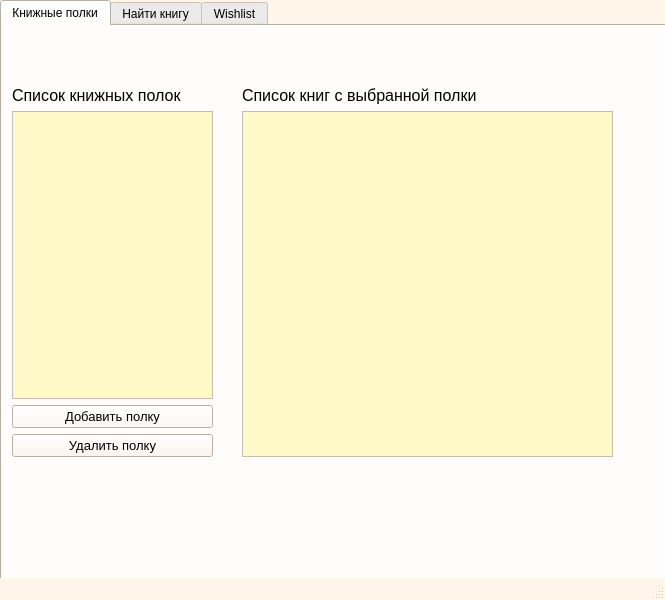
<?xml version="1.0" encoding="UTF-8"?>
<ui version="4.0">
 <class>list_shelfes</class>
 <widget class="QMainWindow" name="list_shelfes">
  <property name="geometry">
   <rect>
    <x>0</x>
    <y>0</y>
    <width>665</width>
    <height>600</height>
   </rect>
  </property>
  <property name="palette">
   <palette>
    <active>
     <colorrole role="Base">
      <brush brushstyle="SolidPattern">
       <color alpha="255">
        <red>255</red>
        <green>255</green>
        <blue>255</blue>
       </color>
      </brush>
     </colorrole>
     <colorrole role="Window">
      <brush brushstyle="SolidPattern">
       <color alpha="255">
        <red>255</red>
        <green>245</green>
        <blue>233</blue>
       </color>
      </brush>
     </colorrole>
     <colorrole role="AlternateBase">
      <brush brushstyle="SolidPattern">
       <color alpha="255">
        <red>255</red>
        <green>245</green>
        <blue>233</blue>
       </color>
      </brush>
     </colorrole>
    </active>
    <inactive>
     <colorrole role="Base">
      <brush brushstyle="SolidPattern">
       <color alpha="255">
        <red>255</red>
        <green>255</green>
        <blue>255</blue>
       </color>
      </brush>
     </colorrole>
     <colorrole role="Window">
      <brush brushstyle="SolidPattern">
       <color alpha="255">
        <red>255</red>
        <green>245</green>
        <blue>233</blue>
       </color>
      </brush>
     </colorrole>
     <colorrole role="AlternateBase">
      <brush brushstyle="SolidPattern">
       <color alpha="255">
        <red>255</red>
        <green>245</green>
        <blue>233</blue>
       </color>
      </brush>
     </colorrole>
    </inactive>
    <disabled>
     <colorrole role="Base">
      <brush brushstyle="SolidPattern">
       <color alpha="255">
        <red>255</red>
        <green>245</green>
        <blue>233</blue>
       </color>
      </brush>
     </colorrole>
     <colorrole role="Window">
      <brush brushstyle="SolidPattern">
       <color alpha="255">
        <red>255</red>
        <green>245</green>
        <blue>233</blue>
       </color>
      </brush>
     </colorrole>
     <colorrole role="AlternateBase">
      <brush brushstyle="SolidPattern">
       <color alpha="255">
        <red>255</red>
        <green>245</green>
        <blue>233</blue>
       </color>
      </brush>
     </colorrole>
    </disabled>
   </palette>
  </property>
  <property name="windowTitle">
   <string>Персональная библиотека</string>
  </property>
  <widget class="QWidget" name="centralwidget">
   <widget class="QTabWidget" name="mW">
    <property name="geometry">
     <rect>
      <x>0</x>
      <y>0</y>
      <width>1161</width>
      <height>711</height>
     </rect>
    </property>
    <property name="sizePolicy">
     <sizepolicy hsizetype="Fixed" vsizetype="Fixed">
      <horstretch>0</horstretch>
      <verstretch>0</verstretch>
     </sizepolicy>
    </property>
    <property name="palette">
     <palette>
      <active>
       <colorrole role="WindowText">
        <brush brushstyle="SolidPattern">
         <color alpha="255">
          <red>0</red>
          <green>0</green>
          <blue>0</blue>
         </color>
        </brush>
       </colorrole>
       <colorrole role="Button">
        <brush brushstyle="SolidPattern">
         <color alpha="255">
          <red>255</red>
          <green>245</green>
          <blue>233</blue>
         </color>
        </brush>
       </colorrole>
       <colorrole role="Light">
        <brush brushstyle="SolidPattern">
         <color alpha="255">
          <red>255</red>
          <green>255</green>
          <blue>255</blue>
         </color>
        </brush>
       </colorrole>
       <colorrole role="Midlight">
        <brush brushstyle="SolidPattern">
         <color alpha="255">
          <red>255</red>
          <green>250</green>
          <blue>244</blue>
         </color>
        </brush>
       </colorrole>
       <colorrole role="Dark">
        <brush brushstyle="SolidPattern">
         <color alpha="255">
          <red>127</red>
          <green>122</green>
          <blue>116</blue>
         </color>
        </brush>
       </colorrole>
       <colorrole role="Mid">
        <brush brushstyle="SolidPattern">
         <color alpha="255">
          <red>170</red>
          <green>163</green>
          <blue>155</blue>
         </color>
        </brush>
       </colorrole>
       <colorrole role="Text">
        <brush brushstyle="SolidPattern">
         <color alpha="255">
          <red>0</red>
          <green>0</green>
          <blue>0</blue>
         </color>
        </brush>
       </colorrole>
       <colorrole role="BrightText">
        <brush brushstyle="SolidPattern">
         <color alpha="255">
          <red>255</red>
          <green>255</green>
          <blue>255</blue>
         </color>
        </brush>
       </colorrole>
       <colorrole role="ButtonText">
        <brush brushstyle="SolidPattern">
         <color alpha="255">
          <red>0</red>
          <green>0</green>
          <blue>0</blue>
         </color>
        </brush>
       </colorrole>
       <colorrole role="Base">
        <brush brushstyle="SolidPattern">
         <color alpha="255">
          <red>255</red>
          <green>249</green>
          <blue>200</blue>
         </color>
        </brush>
       </colorrole>
       <colorrole role="Window">
        <brush brushstyle="SolidPattern">
         <color alpha="255">
          <red>255</red>
          <green>245</green>
          <blue>233</blue>
         </color>
        </brush>
       </colorrole>
       <colorrole role="Shadow">
        <brush brushstyle="SolidPattern">
         <color alpha="255">
          <red>0</red>
          <green>0</green>
          <blue>0</blue>
         </color>
        </brush>
       </colorrole>
       <colorrole role="AlternateBase">
        <brush brushstyle="SolidPattern">
         <color alpha="255">
          <red>255</red>
          <green>250</green>
          <blue>244</blue>
         </color>
        </brush>
       </colorrole>
       <colorrole role="ToolTipBase">
        <brush brushstyle="SolidPattern">
         <color alpha="255">
          <red>255</red>
          <green>255</green>
          <blue>220</blue>
         </color>
        </brush>
       </colorrole>
       <colorrole role="ToolTipText">
        <brush brushstyle="SolidPattern">
         <color alpha="255">
          <red>0</red>
          <green>0</green>
          <blue>0</blue>
         </color>
        </brush>
       </colorrole>
       <colorrole role="PlaceholderText">
        <brush brushstyle="SolidPattern">
         <color alpha="128">
          <red>0</red>
          <green>0</green>
          <blue>0</blue>
         </color>
        </brush>
       </colorrole>
      </active>
      <inactive>
       <colorrole role="WindowText">
        <brush brushstyle="SolidPattern">
         <color alpha="255">
          <red>0</red>
          <green>0</green>
          <blue>0</blue>
         </color>
        </brush>
       </colorrole>
       <colorrole role="Button">
        <brush brushstyle="SolidPattern">
         <color alpha="255">
          <red>255</red>
          <green>245</green>
          <blue>233</blue>
         </color>
        </brush>
       </colorrole>
       <colorrole role="Light">
        <brush brushstyle="SolidPattern">
         <color alpha="255">
          <red>255</red>
          <green>255</green>
          <blue>255</blue>
         </color>
        </brush>
       </colorrole>
       <colorrole role="Midlight">
        <brush brushstyle="SolidPattern">
         <color alpha="255">
          <red>255</red>
          <green>250</green>
          <blue>244</blue>
         </color>
        </brush>
       </colorrole>
       <colorrole role="Dark">
        <brush brushstyle="SolidPattern">
         <color alpha="255">
          <red>127</red>
          <green>122</green>
          <blue>116</blue>
         </color>
        </brush>
       </colorrole>
       <colorrole role="Mid">
        <brush brushstyle="SolidPattern">
         <color alpha="255">
          <red>170</red>
          <green>163</green>
          <blue>155</blue>
         </color>
        </brush>
       </colorrole>
       <colorrole role="Text">
        <brush brushstyle="SolidPattern">
         <color alpha="255">
          <red>0</red>
          <green>0</green>
          <blue>0</blue>
         </color>
        </brush>
       </colorrole>
       <colorrole role="BrightText">
        <brush brushstyle="SolidPattern">
         <color alpha="255">
          <red>255</red>
          <green>255</green>
          <blue>255</blue>
         </color>
        </brush>
       </colorrole>
       <colorrole role="ButtonText">
        <brush brushstyle="SolidPattern">
         <color alpha="255">
          <red>0</red>
          <green>0</green>
          <blue>0</blue>
         </color>
        </brush>
       </colorrole>
       <colorrole role="Base">
        <brush brushstyle="SolidPattern">
         <color alpha="255">
          <red>255</red>
          <green>249</green>
          <blue>200</blue>
         </color>
        </brush>
       </colorrole>
       <colorrole role="Window">
        <brush brushstyle="SolidPattern">
         <color alpha="255">
          <red>255</red>
          <green>245</green>
          <blue>233</blue>
         </color>
        </brush>
       </colorrole>
       <colorrole role="Shadow">
        <brush brushstyle="SolidPattern">
         <color alpha="255">
          <red>0</red>
          <green>0</green>
          <blue>0</blue>
         </color>
        </brush>
       </colorrole>
       <colorrole role="AlternateBase">
        <brush brushstyle="SolidPattern">
         <color alpha="255">
          <red>255</red>
          <green>250</green>
          <blue>244</blue>
         </color>
        </brush>
       </colorrole>
       <colorrole role="ToolTipBase">
        <brush brushstyle="SolidPattern">
         <color alpha="255">
          <red>255</red>
          <green>255</green>
          <blue>220</blue>
         </color>
        </brush>
       </colorrole>
       <colorrole role="ToolTipText">
        <brush brushstyle="SolidPattern">
         <color alpha="255">
          <red>0</red>
          <green>0</green>
          <blue>0</blue>
         </color>
        </brush>
       </colorrole>
       <colorrole role="PlaceholderText">
        <brush brushstyle="SolidPattern">
         <color alpha="128">
          <red>0</red>
          <green>0</green>
          <blue>0</blue>
         </color>
        </brush>
       </colorrole>
      </inactive>
      <disabled>
       <colorrole role="WindowText">
        <brush brushstyle="SolidPattern">
         <color alpha="255">
          <red>127</red>
          <green>122</green>
          <blue>116</blue>
         </color>
        </brush>
       </colorrole>
       <colorrole role="Button">
        <brush brushstyle="SolidPattern">
         <color alpha="255">
          <red>255</red>
          <green>245</green>
          <blue>233</blue>
         </color>
        </brush>
       </colorrole>
       <colorrole role="Light">
        <brush brushstyle="SolidPattern">
         <color alpha="255">
          <red>255</red>
          <green>255</green>
          <blue>255</blue>
         </color>
        </brush>
       </colorrole>
       <colorrole role="Midlight">
        <brush brushstyle="SolidPattern">
         <color alpha="255">
          <red>255</red>
          <green>250</green>
          <blue>244</blue>
         </color>
        </brush>
       </colorrole>
       <colorrole role="Dark">
        <brush brushstyle="SolidPattern">
         <color alpha="255">
          <red>127</red>
          <green>122</green>
          <blue>116</blue>
         </color>
        </brush>
       </colorrole>
       <colorrole role="Mid">
        <brush brushstyle="SolidPattern">
         <color alpha="255">
          <red>170</red>
          <green>163</green>
          <blue>155</blue>
         </color>
        </brush>
       </colorrole>
       <colorrole role="Text">
        <brush brushstyle="SolidPattern">
         <color alpha="255">
          <red>127</red>
          <green>122</green>
          <blue>116</blue>
         </color>
        </brush>
       </colorrole>
       <colorrole role="BrightText">
        <brush brushstyle="SolidPattern">
         <color alpha="255">
          <red>255</red>
          <green>255</green>
          <blue>255</blue>
         </color>
        </brush>
       </colorrole>
       <colorrole role="ButtonText">
        <brush brushstyle="SolidPattern">
         <color alpha="255">
          <red>127</red>
          <green>122</green>
          <blue>116</blue>
         </color>
        </brush>
       </colorrole>
       <colorrole role="Base">
        <brush brushstyle="SolidPattern">
         <color alpha="255">
          <red>255</red>
          <green>245</green>
          <blue>233</blue>
         </color>
        </brush>
       </colorrole>
       <colorrole role="Window">
        <brush brushstyle="SolidPattern">
         <color alpha="255">
          <red>255</red>
          <green>245</green>
          <blue>233</blue>
         </color>
        </brush>
       </colorrole>
       <colorrole role="Shadow">
        <brush brushstyle="SolidPattern">
         <color alpha="255">
          <red>0</red>
          <green>0</green>
          <blue>0</blue>
         </color>
        </brush>
       </colorrole>
       <colorrole role="AlternateBase">
        <brush brushstyle="SolidPattern">
         <color alpha="255">
          <red>255</red>
          <green>245</green>
          <blue>233</blue>
         </color>
        </brush>
       </colorrole>
       <colorrole role="ToolTipBase">
        <brush brushstyle="SolidPattern">
         <color alpha="255">
          <red>255</red>
          <green>255</green>
          <blue>220</blue>
         </color>
        </brush>
       </colorrole>
       <colorrole role="ToolTipText">
        <brush brushstyle="SolidPattern">
         <color alpha="255">
          <red>0</red>
          <green>0</green>
          <blue>0</blue>
         </color>
        </brush>
       </colorrole>
       <colorrole role="PlaceholderText">
        <brush brushstyle="SolidPattern">
         <color alpha="128">
          <red>0</red>
          <green>0</green>
          <blue>0</blue>
         </color>
        </brush>
       </colorrole>
      </disabled>
     </palette>
    </property>
    <property name="currentIndex">
     <number>0</number>
    </property>
    <widget class="QWidget" name="tab">
     <attribute name="title">
      <string>Книжные полки</string>
     </attribute>
     <widget class="QWidget" name="verticalLayoutWidget">
      <property name="geometry">
       <rect>
        <x>10</x>
        <y>60</y>
        <width>201</width>
        <height>371</height>
       </rect>
      </property>
      <layout class="QVBoxLayout" name="vL_list">
       <item>
        <widget class="QLabel" name="lbl_shelf">
         <property name="font">
          <font>
           <pointsize>12</pointsize>
          </font>
         </property>
         <property name="text">
          <string>Список книжных полок</string>
         </property>
        </widget>
       </item>
       <item>
        <widget class="QListWidget" name="list_shelf">
         <property name="font">
          <font>
           <pointsize>12</pointsize>
          </font>
         </property>
        </widget>
       </item>
       <item>
        <widget class="QPushButton" name="add_shelf">
         <property name="palette">
          <palette>
           <active>
            <colorrole role="WindowText">
             <brush brushstyle="SolidPattern">
              <color alpha="255">
               <red>0</red>
               <green>0</green>
               <blue>0</blue>
              </color>
             </brush>
            </colorrole>
            <colorrole role="Button">
             <brush brushstyle="SolidPattern">
              <color alpha="255">
               <red>255</red>
               <green>247</green>
               <blue>243</blue>
              </color>
             </brush>
            </colorrole>
            <colorrole role="Light">
             <brush brushstyle="SolidPattern">
              <color alpha="255">
               <red>255</red>
               <green>255</green>
               <blue>255</blue>
              </color>
             </brush>
            </colorrole>
            <colorrole role="Midlight">
             <brush brushstyle="SolidPattern">
              <color alpha="255">
               <red>255</red>
               <green>251</green>
               <blue>249</blue>
              </color>
             </brush>
            </colorrole>
            <colorrole role="Dark">
             <brush brushstyle="SolidPattern">
              <color alpha="255">
               <red>127</red>
               <green>123</green>
               <blue>121</blue>
              </color>
             </brush>
            </colorrole>
            <colorrole role="Mid">
             <brush brushstyle="SolidPattern">
              <color alpha="255">
               <red>170</red>
               <green>165</green>
               <blue>162</blue>
              </color>
             </brush>
            </colorrole>
            <colorrole role="Text">
             <brush brushstyle="SolidPattern">
              <color alpha="255">
               <red>0</red>
               <green>0</green>
               <blue>0</blue>
              </color>
             </brush>
            </colorrole>
            <colorrole role="BrightText">
             <brush brushstyle="SolidPattern">
              <color alpha="255">
               <red>255</red>
               <green>255</green>
               <blue>255</blue>
              </color>
             </brush>
            </colorrole>
            <colorrole role="ButtonText">
             <brush brushstyle="SolidPattern">
              <color alpha="255">
               <red>0</red>
               <green>0</green>
               <blue>0</blue>
              </color>
             </brush>
            </colorrole>
            <colorrole role="Base">
             <brush brushstyle="SolidPattern">
              <color alpha="255">
               <red>255</red>
               <green>255</green>
               <blue>255</blue>
              </color>
             </brush>
            </colorrole>
            <colorrole role="Window">
             <brush brushstyle="SolidPattern">
              <color alpha="255">
               <red>255</red>
               <green>247</green>
               <blue>243</blue>
              </color>
             </brush>
            </colorrole>
            <colorrole role="Shadow">
             <brush brushstyle="SolidPattern">
              <color alpha="255">
               <red>0</red>
               <green>0</green>
               <blue>0</blue>
              </color>
             </brush>
            </colorrole>
            <colorrole role="AlternateBase">
             <brush brushstyle="SolidPattern">
              <color alpha="255">
               <red>255</red>
               <green>251</green>
               <blue>249</blue>
              </color>
             </brush>
            </colorrole>
            <colorrole role="ToolTipBase">
             <brush brushstyle="SolidPattern">
              <color alpha="255">
               <red>255</red>
               <green>255</green>
               <blue>220</blue>
              </color>
             </brush>
            </colorrole>
            <colorrole role="ToolTipText">
             <brush brushstyle="SolidPattern">
              <color alpha="255">
               <red>0</red>
               <green>0</green>
               <blue>0</blue>
              </color>
             </brush>
            </colorrole>
            <colorrole role="PlaceholderText">
             <brush brushstyle="SolidPattern">
              <color alpha="128">
               <red>0</red>
               <green>0</green>
               <blue>0</blue>
              </color>
             </brush>
            </colorrole>
           </active>
           <inactive>
            <colorrole role="WindowText">
             <brush brushstyle="SolidPattern">
              <color alpha="255">
               <red>0</red>
               <green>0</green>
               <blue>0</blue>
              </color>
             </brush>
            </colorrole>
            <colorrole role="Button">
             <brush brushstyle="SolidPattern">
              <color alpha="255">
               <red>255</red>
               <green>247</green>
               <blue>243</blue>
              </color>
             </brush>
            </colorrole>
            <colorrole role="Light">
             <brush brushstyle="SolidPattern">
              <color alpha="255">
               <red>255</red>
               <green>255</green>
               <blue>255</blue>
              </color>
             </brush>
            </colorrole>
            <colorrole role="Midlight">
             <brush brushstyle="SolidPattern">
              <color alpha="255">
               <red>255</red>
               <green>251</green>
               <blue>249</blue>
              </color>
             </brush>
            </colorrole>
            <colorrole role="Dark">
             <brush brushstyle="SolidPattern">
              <color alpha="255">
               <red>127</red>
               <green>123</green>
               <blue>121</blue>
              </color>
             </brush>
            </colorrole>
            <colorrole role="Mid">
             <brush brushstyle="SolidPattern">
              <color alpha="255">
               <red>170</red>
               <green>165</green>
               <blue>162</blue>
              </color>
             </brush>
            </colorrole>
            <colorrole role="Text">
             <brush brushstyle="SolidPattern">
              <color alpha="255">
               <red>0</red>
               <green>0</green>
               <blue>0</blue>
              </color>
             </brush>
            </colorrole>
            <colorrole role="BrightText">
             <brush brushstyle="SolidPattern">
              <color alpha="255">
               <red>255</red>
               <green>255</green>
               <blue>255</blue>
              </color>
             </brush>
            </colorrole>
            <colorrole role="ButtonText">
             <brush brushstyle="SolidPattern">
              <color alpha="255">
               <red>0</red>
               <green>0</green>
               <blue>0</blue>
              </color>
             </brush>
            </colorrole>
            <colorrole role="Base">
             <brush brushstyle="SolidPattern">
              <color alpha="255">
               <red>255</red>
               <green>255</green>
               <blue>255</blue>
              </color>
             </brush>
            </colorrole>
            <colorrole role="Window">
             <brush brushstyle="SolidPattern">
              <color alpha="255">
               <red>255</red>
               <green>247</green>
               <blue>243</blue>
              </color>
             </brush>
            </colorrole>
            <colorrole role="Shadow">
             <brush brushstyle="SolidPattern">
              <color alpha="255">
               <red>0</red>
               <green>0</green>
               <blue>0</blue>
              </color>
             </brush>
            </colorrole>
            <colorrole role="AlternateBase">
             <brush brushstyle="SolidPattern">
              <color alpha="255">
               <red>255</red>
               <green>251</green>
               <blue>249</blue>
              </color>
             </brush>
            </colorrole>
            <colorrole role="ToolTipBase">
             <brush brushstyle="SolidPattern">
              <color alpha="255">
               <red>255</red>
               <green>255</green>
               <blue>220</blue>
              </color>
             </brush>
            </colorrole>
            <colorrole role="ToolTipText">
             <brush brushstyle="SolidPattern">
              <color alpha="255">
               <red>0</red>
               <green>0</green>
               <blue>0</blue>
              </color>
             </brush>
            </colorrole>
            <colorrole role="PlaceholderText">
             <brush brushstyle="SolidPattern">
              <color alpha="128">
               <red>0</red>
               <green>0</green>
               <blue>0</blue>
              </color>
             </brush>
            </colorrole>
           </inactive>
           <disabled>
            <colorrole role="WindowText">
             <brush brushstyle="SolidPattern">
              <color alpha="255">
               <red>127</red>
               <green>123</green>
               <blue>121</blue>
              </color>
             </brush>
            </colorrole>
            <colorrole role="Button">
             <brush brushstyle="SolidPattern">
              <color alpha="255">
               <red>255</red>
               <green>247</green>
               <blue>243</blue>
              </color>
             </brush>
            </colorrole>
            <colorrole role="Light">
             <brush brushstyle="SolidPattern">
              <color alpha="255">
               <red>255</red>
               <green>255</green>
               <blue>255</blue>
              </color>
             </brush>
            </colorrole>
            <colorrole role="Midlight">
             <brush brushstyle="SolidPattern">
              <color alpha="255">
               <red>255</red>
               <green>251</green>
               <blue>249</blue>
              </color>
             </brush>
            </colorrole>
            <colorrole role="Dark">
             <brush brushstyle="SolidPattern">
              <color alpha="255">
               <red>127</red>
               <green>123</green>
               <blue>121</blue>
              </color>
             </brush>
            </colorrole>
            <colorrole role="Mid">
             <brush brushstyle="SolidPattern">
              <color alpha="255">
               <red>170</red>
               <green>165</green>
               <blue>162</blue>
              </color>
             </brush>
            </colorrole>
            <colorrole role="Text">
             <brush brushstyle="SolidPattern">
              <color alpha="255">
               <red>127</red>
               <green>123</green>
               <blue>121</blue>
              </color>
             </brush>
            </colorrole>
            <colorrole role="BrightText">
             <brush brushstyle="SolidPattern">
              <color alpha="255">
               <red>255</red>
               <green>255</green>
               <blue>255</blue>
              </color>
             </brush>
            </colorrole>
            <colorrole role="ButtonText">
             <brush brushstyle="SolidPattern">
              <color alpha="255">
               <red>127</red>
               <green>123</green>
               <blue>121</blue>
              </color>
             </brush>
            </colorrole>
            <colorrole role="Base">
             <brush brushstyle="SolidPattern">
              <color alpha="255">
               <red>255</red>
               <green>247</green>
               <blue>243</blue>
              </color>
             </brush>
            </colorrole>
            <colorrole role="Window">
             <brush brushstyle="SolidPattern">
              <color alpha="255">
               <red>255</red>
               <green>247</green>
               <blue>243</blue>
              </color>
             </brush>
            </colorrole>
            <colorrole role="Shadow">
             <brush brushstyle="SolidPattern">
              <color alpha="255">
               <red>0</red>
               <green>0</green>
               <blue>0</blue>
              </color>
             </brush>
            </colorrole>
            <colorrole role="AlternateBase">
             <brush brushstyle="SolidPattern">
              <color alpha="255">
               <red>255</red>
               <green>247</green>
               <blue>243</blue>
              </color>
             </brush>
            </colorrole>
            <colorrole role="ToolTipBase">
             <brush brushstyle="SolidPattern">
              <color alpha="255">
               <red>255</red>
               <green>255</green>
               <blue>220</blue>
              </color>
             </brush>
            </colorrole>
            <colorrole role="ToolTipText">
             <brush brushstyle="SolidPattern">
              <color alpha="255">
               <red>0</red>
               <green>0</green>
               <blue>0</blue>
              </color>
             </brush>
            </colorrole>
            <colorrole role="PlaceholderText">
             <brush brushstyle="SolidPattern">
              <color alpha="128">
               <red>0</red>
               <green>0</green>
               <blue>0</blue>
              </color>
             </brush>
            </colorrole>
           </disabled>
          </palette>
         </property>
         <property name="font">
          <font>
           <pointsize>10</pointsize>
          </font>
         </property>
         <property name="text">
          <string>Добавить полку</string>
         </property>
        </widget>
       </item>
       <item>
        <widget class="QPushButton" name="del_shelf">
         <property name="font">
          <font>
           <pointsize>10</pointsize>
          </font>
         </property>
         <property name="text">
          <string>Удалить полку</string>
         </property>
        </widget>
       </item>
      </layout>
     </widget>
     <widget class="QWidget" name="verticalLayoutWidget_2">
      <property name="geometry">
       <rect>
        <x>240</x>
        <y>60</y>
        <width>371</width>
        <height>371</height>
       </rect>
      </property>
      <layout class="QVBoxLayout" name="verticalLayout">
       <item>
        <widget class="QLabel" name="lbl_books">
         <property name="font">
          <font>
           <pointsize>12</pointsize>
          </font>
         </property>
         <property name="text">
          <string>Список книг с выбранной полки</string>
         </property>
        </widget>
       </item>
       <item>
        <widget class="QTableView" name="list_of_books">
         <property name="palette">
          <palette>
           <active>
            <colorrole role="Base">
             <brush brushstyle="SolidPattern">
              <color alpha="255">
               <red>255</red>
               <green>249</green>
               <blue>200</blue>
              </color>
             </brush>
            </colorrole>
           </active>
           <inactive>
            <colorrole role="Base">
             <brush brushstyle="SolidPattern">
              <color alpha="255">
               <red>255</red>
               <green>249</green>
               <blue>200</blue>
              </color>
             </brush>
            </colorrole>
           </inactive>
           <disabled>
            <colorrole role="Base">
             <brush brushstyle="SolidPattern">
              <color alpha="255">
               <red>240</red>
               <green>240</green>
               <blue>240</blue>
              </color>
             </brush>
            </colorrole>
           </disabled>
          </palette>
         </property>
        </widget>
       </item>
      </layout>
     </widget>
    </widget>
    <widget class="QWidget" name="find_book">
     <attribute name="title">
      <string>Найти книгу</string>
     </attribute>
     <widget class="QComboBox" name="cB_choosepar">
      <property name="geometry">
       <rect>
        <x>30</x>
        <y>60</y>
        <width>120</width>
        <height>30</height>
       </rect>
      </property>
      <property name="palette">
       <palette>
        <active>
         <colorrole role="Base">
          <brush brushstyle="SolidPattern">
           <color alpha="255">
            <red>255</red>
            <green>255</green>
            <blue>255</blue>
           </color>
          </brush>
         </colorrole>
        </active>
        <inactive>
         <colorrole role="Base">
          <brush brushstyle="SolidPattern">
           <color alpha="255">
            <red>255</red>
            <green>255</green>
            <blue>255</blue>
           </color>
          </brush>
         </colorrole>
        </inactive>
        <disabled>
         <colorrole role="Base">
          <brush brushstyle="SolidPattern">
           <color alpha="255">
            <red>255</red>
            <green>245</green>
            <blue>233</blue>
           </color>
          </brush>
         </colorrole>
        </disabled>
       </palette>
      </property>
      <property name="font">
       <font>
        <pointsize>10</pointsize>
       </font>
      </property>
     </widget>
     <widget class="QLineEdit" name="lineEdit">
      <property name="geometry">
       <rect>
        <x>160</x>
        <y>60</y>
        <width>340</width>
        <height>30</height>
       </rect>
      </property>
     </widget>
     <widget class="QTableWidget" name="book_table">
      <property name="geometry">
       <rect>
        <x>30</x>
        <y>130</y>
        <width>601</width>
        <height>341</height>
       </rect>
      </property>
      <property name="font">
       <font>
        <pointsize>10</pointsize>
       </font>
      </property>
      <column>
       <property name="text">
        <string>id</string>
       </property>
      </column>
      <column>
       <property name="text">
        <string>Название</string>
       </property>
      </column>
      <column>
       <property name="text">
        <string>Автор</string>
       </property>
      </column>
      <column>
       <property name="text">
        <string>Год</string>
       </property>
      </column>
      <column>
       <property name="text">
        <string>Жанр</string>
       </property>
      </column>
      <column>
       <property name="text">
        <string>№ Полки</string>
       </property>
      </column>
     </widget>
     <widget class="QPushButton" name="add_new_book">
      <property name="geometry">
       <rect>
        <x>30</x>
        <y>10</y>
        <width>600</width>
        <height>30</height>
       </rect>
      </property>
      <property name="font">
       <font>
        <pointsize>12</pointsize>
       </font>
      </property>
      <property name="text">
       <string>Добавить новую книгу</string>
      </property>
     </widget>
     <widget class="QPushButton" name="find">
      <property name="geometry">
       <rect>
        <x>510</x>
        <y>60</y>
        <width>120</width>
        <height>30</height>
       </rect>
      </property>
      <property name="font">
       <font>
        <pointsize>10</pointsize>
       </font>
      </property>
      <property name="text">
       <string>Найти</string>
      </property>
     </widget>
     <widget class="QPushButton" name="change">
      <property name="geometry">
       <rect>
        <x>30</x>
        <y>490</y>
        <width>291</width>
        <height>30</height>
       </rect>
      </property>
      <property name="font">
       <font>
        <pointsize>10</pointsize>
       </font>
      </property>
      <property name="text">
       <string>Редактировать информацию</string>
      </property>
     </widget>
     <widget class="QPushButton" name="del_elem">
      <property name="geometry">
       <rect>
        <x>340</x>
        <y>490</y>
        <width>291</width>
        <height>30</height>
       </rect>
      </property>
      <property name="font">
       <font>
        <pointsize>10</pointsize>
       </font>
      </property>
      <property name="text">
       <string>Удалить элемент</string>
      </property>
     </widget>
     <widget class="QLabel" name="ifno_inf">
      <property name="geometry">
       <rect>
        <x>30</x>
        <y>89</y>
        <width>281</width>
        <height>41</height>
       </rect>
      </property>
      <property name="font">
       <font>
        <pointsize>10</pointsize>
       </font>
      </property>
      <property name="text">
       <string/>
      </property>
     </widget>
    </widget>
    <widget class="QWidget" name="wl">
     <attribute name="title">
      <string>Wishlist</string>
     </attribute>
     <widget class="QWidget" name="verticalLayoutWidget_3">
      <property name="geometry">
       <rect>
        <x>20</x>
        <y>80</y>
        <width>291</width>
        <height>361</height>
       </rect>
      </property>
      <layout class="QVBoxLayout" name="verticalLayout_2">
       <item>
        <widget class="QLabel" name="label">
         <property name="font">
          <font>
           <pointsize>12</pointsize>
          </font>
         </property>
         <property name="text">
          <string>Список желаемых книг:</string>
         </property>
        </widget>
       </item>
       <item>
        <widget class="QTableWidget" name="wishlist">
         <property name="palette">
          <palette>
           <active>
            <colorrole role="Base">
             <brush brushstyle="SolidPattern">
              <color alpha="255">
               <red>85</red>
               <green>255</green>
               <blue>255</blue>
              </color>
             </brush>
            </colorrole>
           </active>
           <inactive>
            <colorrole role="Base">
             <brush brushstyle="SolidPattern">
              <color alpha="255">
               <red>85</red>
               <green>255</green>
               <blue>255</blue>
              </color>
             </brush>
            </colorrole>
           </inactive>
           <disabled>
            <colorrole role="Base">
             <brush brushstyle="SolidPattern">
              <color alpha="255">
               <red>255</red>
               <green>245</green>
               <blue>233</blue>
              </color>
             </brush>
            </colorrole>
           </disabled>
          </palette>
         </property>
        </widget>
       </item>
       <item>
        <widget class="QPushButton" name="add_book">
         <property name="font">
          <font>
           <pointsize>10</pointsize>
          </font>
         </property>
         <property name="text">
          <string>Добавить книгу в wishlist</string>
         </property>
        </widget>
       </item>
       <item>
        <widget class="QPushButton" name="on_shelf">
         <property name="font">
          <font>
           <pointsize>10</pointsize>
          </font>
         </property>
         <property name="text">
          <string>Поставить на полку</string>
         </property>
        </widget>
       </item>
      </layout>
     </widget>
    </widget>
   </widget>
  </widget>
  <widget class="QMenuBar" name="menubar">
   <property name="geometry">
    <rect>
     <x>0</x>
     <y>0</y>
     <width>665</width>
     <height>21</height>
    </rect>
   </property>
  </widget>
  <widget class="QStatusBar" name="statusbar"/>
 </widget>
 <resources/>
 <connections/>
</ui>
